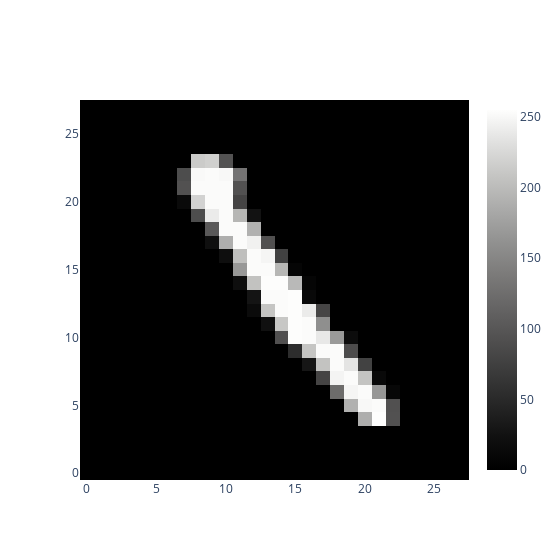

Here is the notebook cell this chart was saved with:
### Code cell
# Преобразуем его в двумерный массив размером (28, 28)
image_array = np.reshape(df.iloc[0][1:], (28, 28))

# Создаем график типа "heatmap" с одним цветом (черно-белый) и указываем массив изображения
fig = go.Figure(data=go.Heatmap(z=image_array, colorscale='gray', zmin=0, zmax=255))

# Указываем размеры изображения
fig.update_layout(width=560, height=560)  # Умножаем размеры на 10, чтобы увеличить масштаб

# Отображаем график
fig.show()

### Figure 1 — Plotly figure (JSON) as saved in the notebook; plotly's stock layout.template omitted (floating-point values rounded to 4 significant figures; data arrays with more than 128 entries replaced by an {"elided": "..."} marker saying what was removed)
{"data": [{"colorscale": [[0, "rgb(0, 0, 0)"], [0.09091, "rgb(16, 16, 16)"], [0.1818, "rgb(38, 38, 38)"], [0.2727, "rgb(59, 59, 59)"], [0.3636, "rgb(81, 80, 80)"], [0.4545, "rgb(102, 101, 101)"], [0.5455, "rgb(124, 123, 122)"], [0.6364, "rgb(146, 146, 145)"], [0.7273, "rgb(171, 171, 170)"], [0.8182, "rgb(197, 197, 195)"], [0.9091, "rgb(224, 224, 223)"], [1, "rgb(254, 254, 253)"]], "type": "heatmap", "z": {"elided": "28x28 int values"}, "zmax": 255, "zmin": 0}], "layout": {"height": 560, "width": 560}}
